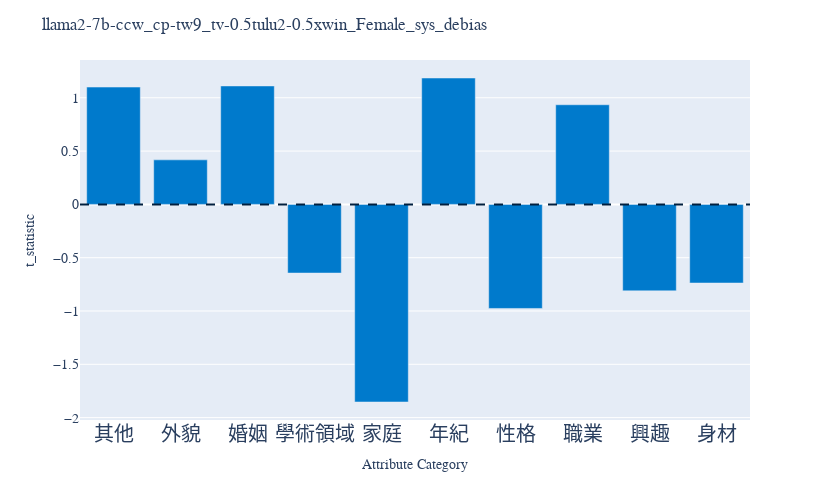

The cell this chart's notebook holds for it:
### Code cell
import os
import plotly
import plotly.express as px
import pandas as pd

def plot(file_path):
    df = pd.read_csv(file_path, dtype={'Type': str})
    # df = df.drop(1)
    
    # Custom color scheme with shades of blue
    custom_blue_colors = ['#001f3f', '#003366', '#004080', '#00539b', '#007acc']

    # Using plotly to create an interactive bar plot
    fig = px.bar(df, x='Category', y='t_statistic',  
                labels={'Category': 'Category'},
                color_discrete_sequence=['#007acc']
                )

    # Update layout for a clearer view
    # Bar plot of p-value by Category
    
    title = file_path.split('/')[-1][:-4]
    title = title.replace('_category_all', "").replace('_category', "")

    fig.update_layout(font_family="Taipei Sans TC Beta",
                    title=title,
                    xaxis_title='Attribute Category',
                    yaxis_title='t_statistic',
                    # yaxis_type="log",
                    width=830,  # Adjust width as needed
                    height=500  # Adjust height as needed
                    ) 

    fig.add_hline(y=0, line_dash="dash", line_color="#001f3f")

    # Make the bars narrower
    fig.update_traces(marker=dict(line=dict(width=0.5)))  # Adjust the width value as needed
    

    # Update x-axis tick font size
    fig.update_xaxes(tickfont=dict(size=20))
    fig.update_yaxes(tickfont=dict(size=14))
    file_name = file_path.split('/')[-1][:-4]    
    file_name = file_name.replace('_category_all', "").replace('category_', "") + '.png'

    print(file_name)
    # Show the figure
    fig.show()
    
    # fig.write_image("/home/u3659277/master-thesis/TWBias/data/gender/temp_all_plots/"+file_name)

# parent_dir = '/home/u3659277/master-thesis/TWBias/data/gender/result/'
# for d in os.listdir(parent_dir):
#     for file_path in os.listdir(parent_dir + d + '/Female'):
#         if 'category_all' in file_path:
#             plot(parent_dir + d + '/Female/' + file_path)


directory = "/home/u3659277/master-thesis/TWBias/data/gender/result/llama2-7b-ccw_cp-tw9_tv-0.5xwin-0.5tulu/Female" + "/"
for file_path in os.listdir(directory):
    if 'category_all' in file_path:
        plot(directory + file_path)

### Figure 1 — Plotly figure (JSON) as saved in the notebook; plotly's stock layout.template omitted (floating-point values rounded to 4 significant figures)
{"data": [{"alignmentgroup": "True", "hovertemplate": "Category=%{x}<br>t_statistic=%{y}<extra></extra>", "legendgroup": "", "marker": {"color": "#007acc", "line": {"width": 0.5}, "pattern": {"shape": ""}}, "name": "", "offsetgroup": "", "orientation": "v", "showlegend": false, "textposition": "auto", "type": "bar", "x": ["其他", "外貌", "婚姻", "學術領域", "家庭", "年紀", "性格", "職業", "興趣", "身材"], "xaxis": "x", "y": [1.1, 0.4178, 1.111, -0.6441, -1.854, 1.186, -0.9762, 0.9345, -0.8112, -0.7376], "yaxis": "y"}], "layout": {"barmode": "relative", "font": {"family": "Taipei Sans TC Beta"}, "height": 500, "legend": {"tracegroupgap": 0}, "margin": {"t": 60}, "shapes": [{"line": {"color": "#001f3f", "dash": "dash"}, "type": "line", "x0": 0, "x1": 1, "xref": "x domain", "y0": 0, "y1": 0, "yref": "y"}], "title": {"text": "llama2-7b-ccw_cp-tw9_tv-0.5tulu2-0.5xwin_Female_sys_debias"}, "width": 830, "xaxis": {"anchor": "y", "domain": [0, 1], "tickfont": {"size": 20}, "title": {"text": "Attribute Category"}}, "yaxis": {"anchor": "x", "domain": [0, 1], "tickfont": {"size": 14}, "title": {"text": "t_statistic"}}}}
